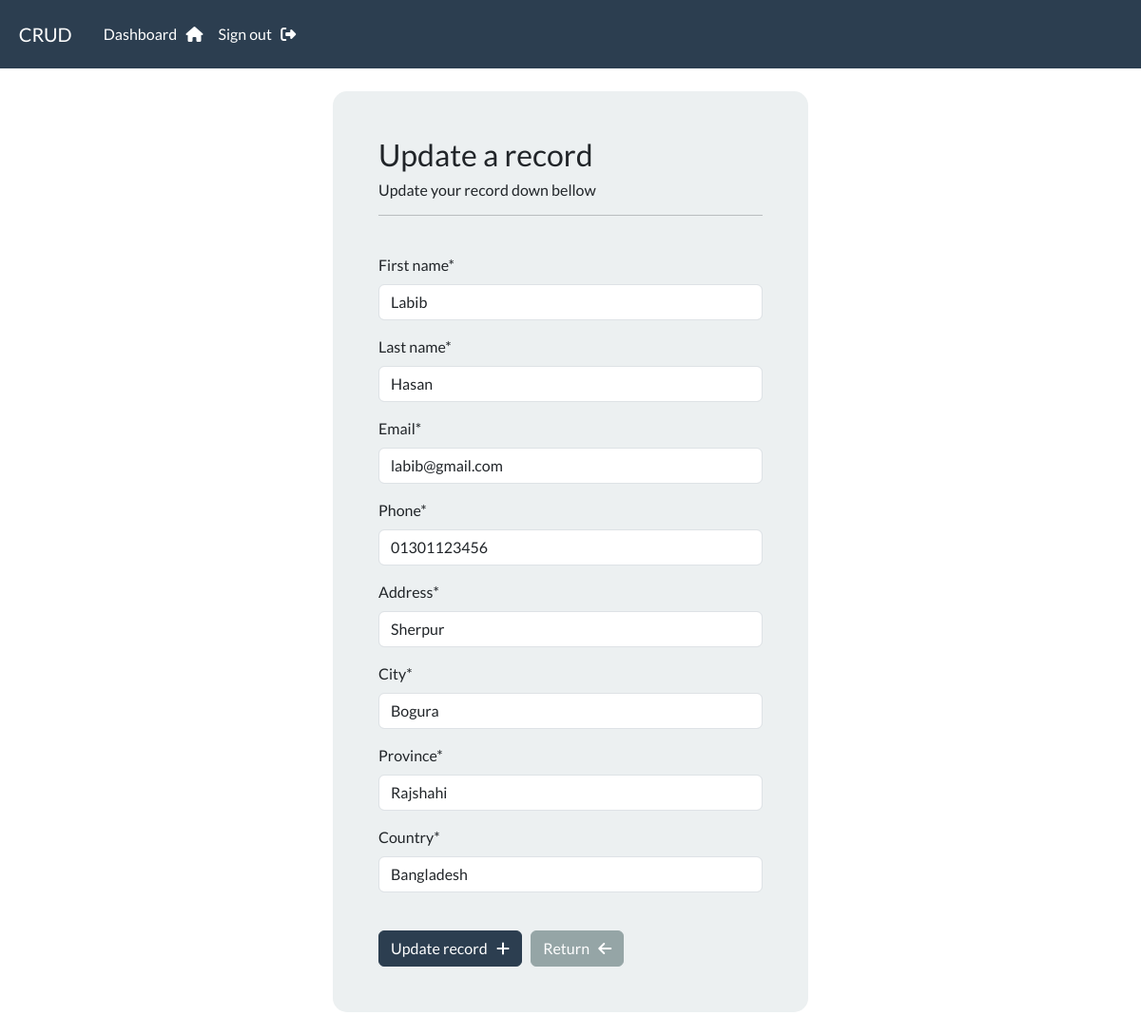
The app's page /update-record/1 (signed in) with its own data.
### webapp/models.py (models this page shows, shortened)
class Record(models.Model):
    creation_date = models.DateTimeField(auto_now_add=True)
    first_name = models.CharField(max_length=100)
    last_name = models.CharField(max_length=100)
    email = models.CharField(max_length=250)
    phone = models.CharField(max_length=20)
    address = models.CharField(max_length=300)
    city = models.CharField(max_length=250)
    province = models.CharField(max_length=220)
    country = models.CharField(max_length=125)

### webapp/views.py (the view)
# urls.py: path('update-record/<int:pk>',views.update_record, name="update-record"),
@login_required(login_url="my-login")
def update_record(request, pk):
    record = Record.objects.get(id=pk)
    form = UpdateRecordForm(instance=record)
    if request.method == "POST":
        form = UpdateRecordForm(request.POST, instance=record)
        if form.is_valid():
            form.save()
            messages.success(request, "Your record was updated!")
            return redirect("dashboard")
    context = {'form':form}
    return render(request, 'webapp/update-record.html', context=context)

### webapp/forms.py
class UpdateRecordForm(forms.ModelForm):
    class Meta:
        model = Record
        fields = ['first_name','last_name','email','phone','address','city','province','country']

### webapp/templates/webapp/update-record.html (shortened to what this page needs)
{% extends "webapp/base.html" %}
{% load crispy_forms_tags %}
{% block content %}
<body>
    <div class="container bg-light shadow-md p-5 form-layout">
        <h3>Update a record</h3>
        <h6> Update your record down bellow</h6>
        <hr>
        <br>
        <form method="POST" autocomplete="off" action="">
            {{form|crispy}}
            <br>
            <button type="submit" class="btn btn-primary">Update record &nbsp; <i class="fa-solid fa-plus"></i></button> &nbsp;
            <a href="{%url 'dashboard'%}" class="btn btn-secondary">Return &nbsp; <i class="fa-solid fa-arrow-left"></i></a>
        </form>
    </div>
    <br>
</body>
{% endblock content %}

### static/css/style.css (style rules this page uses)
.form-layout { border-radius: 15px; width: 500px; }

### records on screen
Record: first_name "Labib", last_name "Hasan", email "labib@gmail.com", phone "01301123456", address "Sherpur", city "Bogura", province "Rajshahi", country "Bangladesh"
